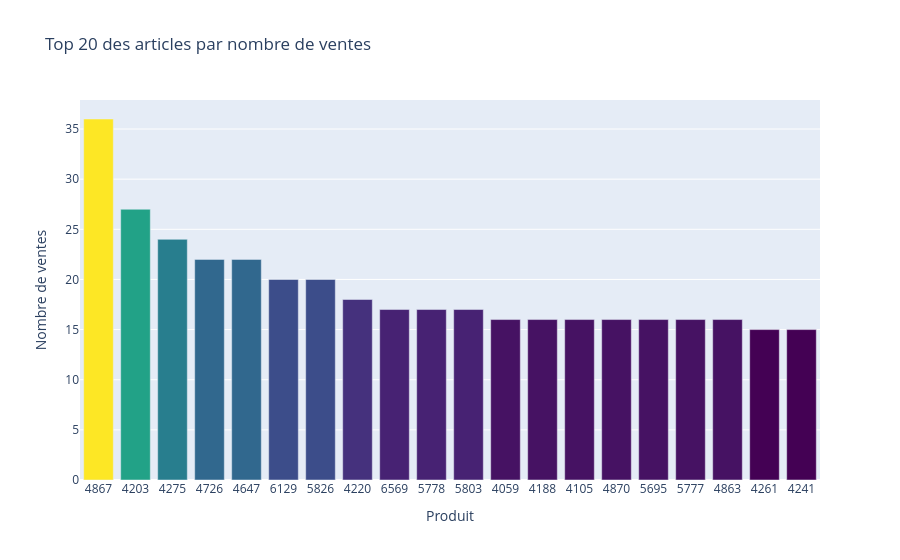

The notebook cell saved with this chart:
### Markdown cell above
<div style="border: 1px solid RGB(51,165,182);" >
<h3 style="margin: auto; padding: 20px; color: RGB(51,165,182); ">Etape 5.2 - Analyse des ventes en Quantités</h3>
</div>

### Code cell
#####################################
# Palmares des articles en quantité #
#####################################

#Effectuer le tri dans l'ordre décroissant de quantités vendues du dataset df_merge
df_final_décroissant_quantite = df_final.sort_values(by='total_sales', ascending=False)

#Réinitialiser l'index du dataset par un reset_index
df_final_reset_quantite = df_final_décroissant_quantite.reset_index(drop=True)

#Afficher les 20 premier articles en quantité
top_20_quantite = df_final_reset_quantite[['product_type','post_title','product_id', 'total_sales']].head(20)
print(top_20_quantite)

#Graphique en barre des 20 premiers articles avec plotly express
fig = px.bar(top_20_quantite, 
             x='product_id', 
             y='total_sales', 
             title='Top 20 des articles par nombre de ventes',
             labels={'product_id': 'ID Produit', 'total_sales': 'Nombre de ventes'},
             color='total_sales', 
             color_continuous_scale='Viridis',
             hover_data=['post_title'])

fig.update_traces(
    hovertemplate="<b>ID Produit</b>: %{x}<br>" +
                  "<b>Nom de l'article</b>: %{customdata[0]}<extra></extra><br>" +
                  "<b>Nombre de ventes</b>: %{y:.f}<br>",
    customdata=top_20_CA[['post_title']] 
)
# Afficher le graphique
fig.update_layout(
    xaxis_title='Produit',
    yaxis_title='Nombre de ventes',
    height=600,
    coloraxis_showscale=False
)

fig.show()

### Figure 1 — Plotly figure (JSON) as saved in the notebook; plotly's stock layout.template omitted (floating-point values rounded to 4 significant figures)
{"data": [{"alignmentgroup": "True", "customdata": [["Champagne Egly-Ouriet Grand Cru Millésimé 2008"], ["Coteaux Champenois Egly-Ouriet Ambonnay Rouge 2016"], ["Champagne Egly-Ouriet Grand Cru Brut Rosé"], ["Agnès Levet Côte Rôtie Améthyste 2017"], ["Domaine des Comtes Lafon Volnay 1er Cru Santenots du Milieu 2015"], ["Champagne Agrapart &amp; Fils Minéral Extra Brut Blanc de Blancs Grand Cru 2012"], ["Domaine des Comtes Lafon Volnay 1er Cru Santenots du Milieu 2013"], ["Camille Giroud Clos de Vougeot 2016"], ["Champagne Gosset Célébris Vintage 2007"], ["Champagne Agrapart &amp; Fils L'Avizoise Extra Brut Blanc de Blancs Grand Cru 2012"], ["David Duband Chambolle-Musigny 1er Cru Les Sentiers 2016"], ["Cognac Frapin Château de Fontpinot 1989 20 Ans d'Age"], ["Bernard Baudry Chinon Rouge La Croix Boissée 2017"], ["Champagne Larmandier-Bernier Grand Cru Vieilles Vignes du Levant 2008"], ["Champagne Larmandier-Bernier Grand Cru Les Chemins d'Avize 2011"], ["Domaine des Comtes Lafon Volnay 1er Cru Champans 2013"], ["Domaine Clerget Echezeaux Grand Cru En Orveaux 2015"], ["Champagne Egly-Ouriet Grand Cru Extra Brut V.P."], ["Château de Meursault Beaune-Grèves Les Trois Journaux 1er Cru 2015"], ["Cognac Frapin VIP XO"]], "hovertemplate": "<b>ID Produit</b>: %{x}<br><b>Nom de l'article</b>: %{customdata[0]}<extra></extra><br><b>Nombre de ventes</b>: %{y:.f}<br>", "legendgroup": "", "marker": {"color": [36, 27, 24, 22, 22, 20, 20, 18, 17, 17, 17, 16, 16, 16, 16, 16, 16, 16, 15, 15], "coloraxis": "coloraxis", "pattern": {"shape": ""}}, "name": "", "offsetgroup": "", "orientation": "v", "showlegend": false, "textposition": "auto", "type": "bar", "x": ["4867", "4203", "4275", "4726", "4647", "6129", "5826", "4220", "6569", "5778", "5803", "4059", "4188", "4105", "4870", "5695", "5777", "4863", "4261", "4241"], "xaxis": "x", "y": [36, 27, 24, 22, 22, 20, 20, 18, 17, 17, 17, 16, 16, 16, 16, 16, 16, 16, 15, 15], "yaxis": "y"}], "layout": {"autosize": true, "barmode": "relative", "coloraxis": {"colorbar": {"title": {"text": "Nombre de ventes"}}, "colorscale": [[0, "#440154"], [0.1111, "#482878"], [0.2222, "#3e4989"], [0.3333, "#31688e"], [0.4444, "#26828e"], [0.5556, "#1f9e89"], [0.6667, "#35b779"], [0.7778, "#6ece58"], [0.8889, "#b5de2b"], [1, "#fde725"]], "showscale": false}, "legend": {"tracegroupgap": 0}, "title": {"text": "Top 20 des articles par nombre de ventes"}, "xaxis": {"anchor": "y", "autorange": true, "domain": [0, 1], "range": [-0.5, 19.5], "title": {"text": "Produit"}, "type": "category"}, "yaxis": {"anchor": "x", "autorange": true, "domain": [0, 1], "range": [0, 37.89], "title": {"text": "Nombre de ventes"}, "type": "linear"}}}
